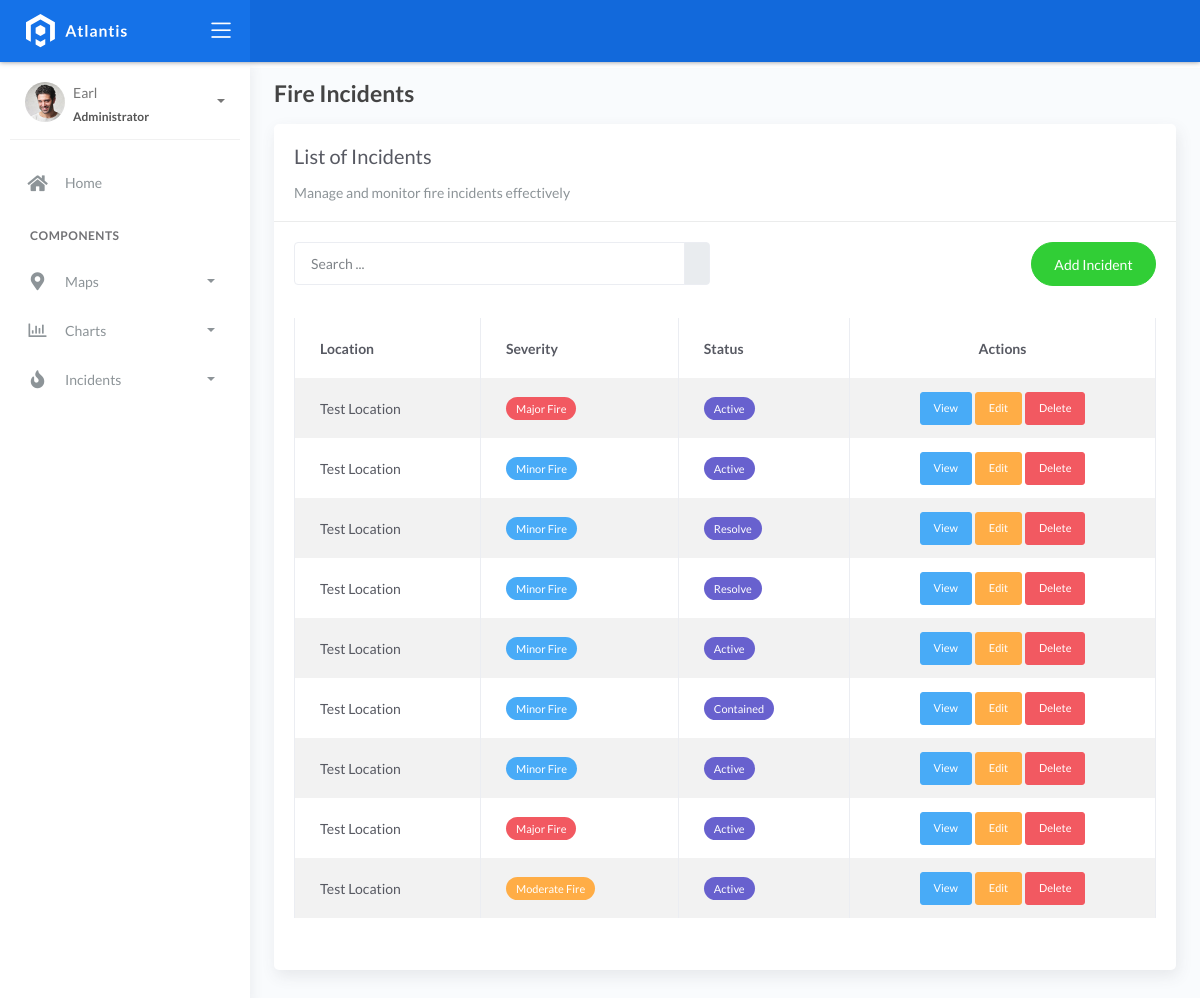
The page /incidents/ on the database as committed earlier.
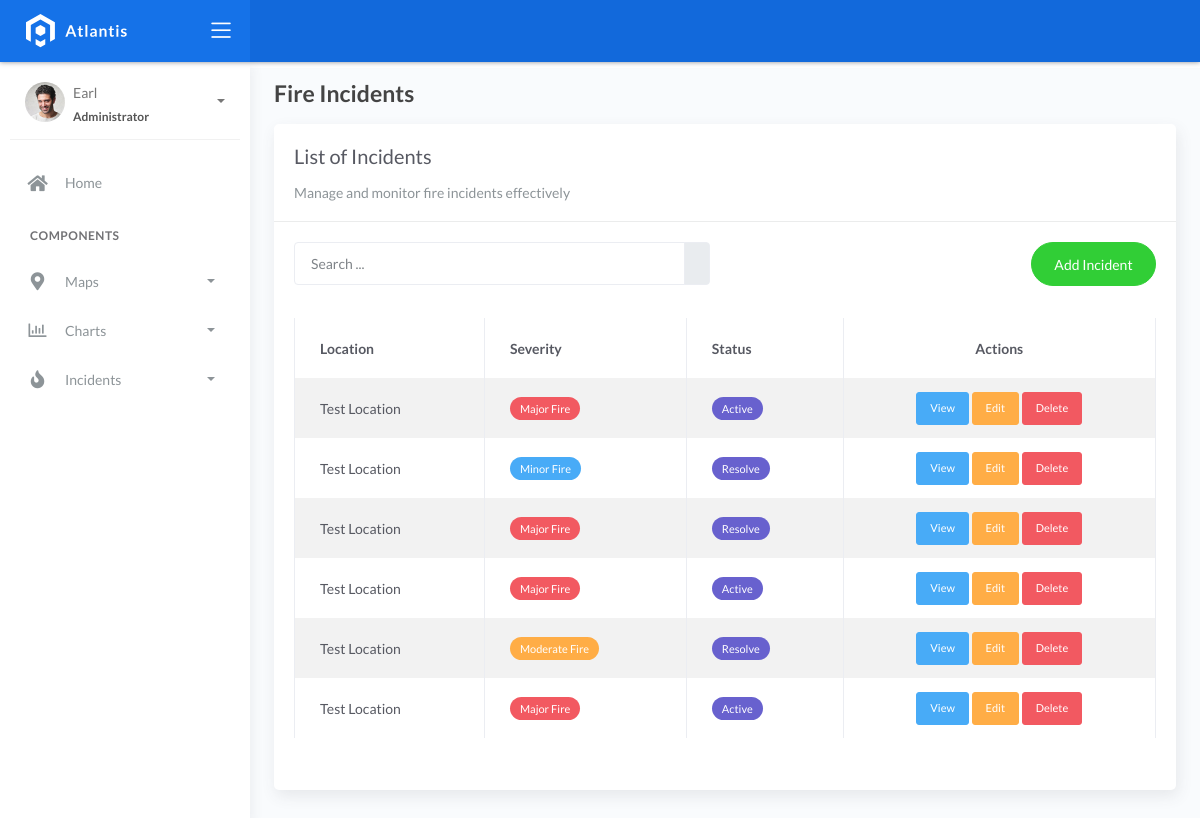
The same page on the database as committed later.
### fire/models.py (models this page shows, shortened)
class BaseModel(models.Model):
    created_at = models.DateTimeField(auto_now_add=True, db_index=True)
    updated_at = models.DateTimeField(auto_now=True)
    class Meta:
        abstract = True

class Incident(BaseModel):
    SEVERITY_CHOICES = (
        ('Minor Fire', 'Minor Fire'),
        ('Moderate Fire', 'Moderate Fire'),
        ('Major Fire', 'Major Fire'),
    )
    STATUS_CHOICES = (
        ('Active', 'Active'),
        ('Resolve', 'Resolve'),
    )
    INCIDENT_TYPE_CHOICES = (
        ('Structure Fire', 'Structure Fire'),
        ('Vehicle Fire', 'Vehicle Fire'),
        ('Wildfire', 'Wildfire'),
        ('Chemical Fire', 'Chemical Fire'),
        ('Electrical Fire', 'Electrical Fire'),
    )
    location = models.ForeignKey(Locations, on_delete=models.CASCADE, related_name='incidents')
    date_time = models.DateTimeField(
        blank=True,
        null=True,
        help_text="Date and time when the incident occurred"
    )
    severity_level = models.CharField(
        max_length=45,
        choices=SEVERITY_CHOICES,
        help_text="Level of fire severity"
    )
    status = models.CharField(
        max_length=45,
        choices=STATUS_CHOICES,
        default='Active'
    )
    description = models.TextField(  # Changed from CharField to TextField
        max_length=1000,  # Increased max length
        help_text="Detailed description of the incident"
    )
    incident_type = models.CharField(
        max_length=100,  # Changed from 45 to 100
        choices=INCIDENT_TYPE_CHOICES,
        null=True,      # Added
        blank=True,     # Added
        help_text="Type of fire incident"
    )

class Locations(BaseModel):
    name = models.CharField(max_length=150)
    latitude = models.DecimalField(
        max_digits=22,
        decimal_places=16,
        null=True,
        blank=True,
        help_text="Latitude coordinate of the location"
    )
    longitude = models.DecimalField(
        max_digits=22,
        decimal_places=16,
        null=True,
        blank=True,
        help_text="Longitude coordinate of the location"
    )
    address = models.CharField(
        max_length=500,  # Increased to accommodate full addresses
        blank=True,
        help_text="Full address from geocoding"
    )
    city = models.CharField(
        max_length=150,
        blank=True,
        help_text="City name"
    )
    country = models.CharField(
        max_length=150,
        blank=True,
        help_text="Country name"
    )
    def __str__(self):
        return self.name

### fire/views.py (the view)
# urls.py: path('incidents/', IncidentListView.as_view(), name='incident-list'),
class IncidentListView(ListView):
    model = Incident
    template_name = 'incident_list.html'
    context_object_name = 'incidents'
    ordering = ['-date_time']

### templates/incident_list.html (shortened to what the changed rows need)
{% extends 'base.html' %}
{% load static %}
{% block content %}
<div class="container-fluid px-4">
    <div class="row">
        <div class="col-md-12">
            <div class="card">
                <div class="card-body">
                    <div class="table-responsive">
                        <table class="table table-striped table-bordered mt-3">
                            <thead>
                                <tr>
                                    <th>Location</th>
                                    <th>Severity</th>
                                    <th>Status</th>
                                    <th class="text-center">Actions</th>
                                </tr>
                            </thead>
                            <tbody>
                                {% for incident in incidents %}
                                <tr>
                                    <td>{{ incident.location }}</td>
                                    <td>
                                        <span class="badge badge-{% if incident.severity_level == 'Major Fire' %}danger{% elif incident.severity_level == 'Moderate Fire' %}warning{% elif incident.severity_level == 'Minor Fire' %}info{% else %}secondary{% endif %}">
                                            {{ incident.severity_level }}
                                        </span>
                                    </td>
                                    <td>
                                        <span class="badge badge-{% if incident.status == 'Resolved' %}success{% else %}secondary{% endif %}">
                                            {{ incident.status }}
                                        </span>
                                    </td>
                                    <td class="text-center">
                                        <a href="{% url 'incident-detail' incident.id %}" class="btn btn-info btn-sm" title="View Details">
                                             View
                                        </a>
                                        <a href="{% url 'incident-update' incident.id %}" class="btn btn-warning btn-sm" title="Edit Incident">
                                             Edit
                                        </a>
                                        <a href="{% url 'incident-delete' incident.id %}" class="btn btn-danger btn-sm" title="Delete Incident">
                                             Delete
                                        </a>
                                    </td>
                                </tr>
                                {% empty %}
                                <tr>
                                    <td colspan="5" class="text-center">
                                        <p class="text-muted mb-0">No fire incidents found. Please add a new incident.</p>
                                    </td>
                                </tr>
                                {% endfor %}
                            </tbody>
                        </table>
                    </div>
                </div>
            </div>
        </div>
    </div>
</div>
{% endblock %}

Rows that differ between the two databases and show on the page:
removed Incident: location "Test Location", severity_level "Minor Fire", status "Active"
removed Incident: location "Test Location", severity_level "Minor Fire", status "Resolve"
removed Incident: location "Test Location", severity_level "Minor Fire", status "Active"
removed Incident: location "Test Location", severity_level "Minor Fire", status "Contained"
removed Incident: location "Test Location", severity_level "Minor Fire", status "Active"
removed Incident: location "Test Location", severity_level "Moderate Fire", status "Active"
added Incident: location "Test Location", severity_level "Major Fire", status "Resolve"
added Incident: location "Test Location", severity_level "Major Fire", status "Active"
added Incident: location "Test Location", severity_level "Moderate Fire", status "Resolve"
